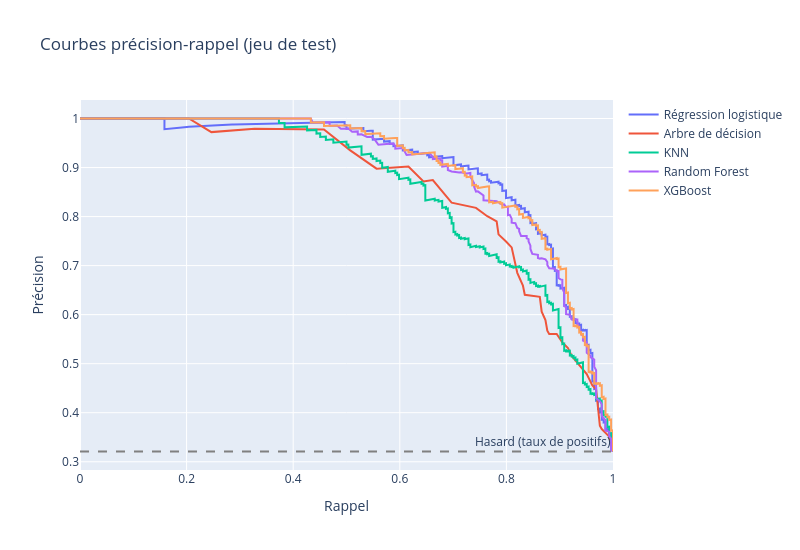

The notebook cell saved with this chart:
### Code cell
fig = go.Figure()
for name, p in probas.items():
    prec, rec, _ = precision_recall_curve(y_test, p)
    fig.add_trace(go.Scatter(x=rec, y=prec, mode="lines", name=name))
fig.add_hline(y=y_test.mean(), line_dash="dash", line_color="gray",
              annotation_text="Hasard (taux de positifs)")
fig.update_layout(title="Courbes précision-rappel (jeu de test)",
                  xaxis_title="Rappel", yaxis_title="Précision", width=800, height=550)
fig.show()

### Figure 1 — Plotly figure (JSON) as saved in the notebook; plotly's stock layout.template omitted (floating-point values rounded to 4 significant figures; data arrays with more than 128 entries replaced by an {"elided": "..."} marker saying what was removed)
{"data": [{"mode": "lines", "name": "Régression logistique", "type": "scatter", "x": {"elided": "886 float values"}, "y": {"elided": "886 float values"}}, {"mode": "lines", "name": "Arbre de décision", "type": "scatter", "x": [1.0, 0.993, 0.9789, 0.9754, 0.9683, 0.9613, 0.9507, 0.9225, 0.9155, 0.9049, 0.8944, 0.8803, 0.8768, 0.8732, 0.8662, 0.8627, 0.8345, 0.831, 0.8204, 0.8099, 0.7993, 0.7852, 0.7817, 0.7641, 0.743, 0.6972, 0.662, 0.6444, 0.6162, 0.5563, 0.507, 0.4577, 0.3275, 0.2606, 0.2465, 0.2042, 0.0], "y": [0.3209, 0.3512, 0.3668, 0.3733, 0.4479, 0.4558, 0.4787, 0.5157, 0.5317, 0.5433, 0.5607, 0.5605, 0.5672, 0.5891, 0.6059, 0.6364, 0.6405, 0.6592, 0.6853, 0.7372, 0.7492, 0.7637, 0.79, 0.8007, 0.8178, 0.8285, 0.8744, 0.8714, 0.9021, 0.8977, 0.9351, 0.9774, 0.9789, 0.9737, 0.9722, 1.0, 1.0]}, {"mode": "lines", "name": "KNN", "type": "scatter", "x": {"elided": "834 float values"}, "y": {"elided": "834 float values"}}, {"mode": "lines", "name": "Random Forest", "type": "scatter", "x": {"elided": "193 float values"}, "y": {"elided": "193 float values"}}, {"mode": "lines", "name": "XGBoost", "type": "scatter", "x": {"elided": "886 float values"}, "y": {"elided": "886 float values"}}], "layout": {"annotations": [{"showarrow": false, "text": "Hasard (taux de positifs)", "x": 1, "xanchor": "right", "xref": "x domain", "y": 0.3209, "yanchor": "bottom", "yref": "y"}], "height": 550, "shapes": [{"line": {"color": "gray", "dash": "dash"}, "type": "line", "x0": 0, "x1": 1, "xref": "x domain", "y0": 0.3209, "y1": 0.3209, "yref": "y"}], "title": {"text": "Courbes précision-rappel (jeu de test)"}, "width": 800, "xaxis": {"title": {"text": "Rappel"}}, "yaxis": {"title": {"text": "Précision"}}}}
